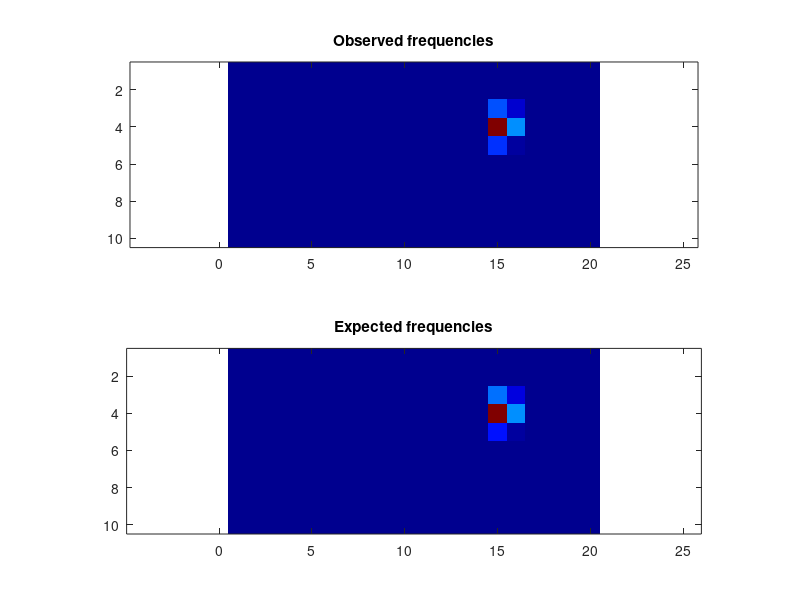

Source code (MATLAB):
frequencies = [ 0, 0, 0, 0, 0, 0, 0, 0, 0, 0, 0, 0, 0, 0, 0, 0, 0, 0, 0, 0; 0, 0, 0, 0, 0, 0, 0, 0, 0, 0, 0, 0, 0, 7, 311, 155, 0, 0, 0, 0; 0, 0, 0, 0, 0, 0, 0, 0, 0, 0, 0, 0, 0, 723, 112513, 40862, 16, 0, 0, 0; 0, 0, 0, 0, 0, 0, 0, 0, 0, 0, 0, 0, 0, 451, 582337, 151822, 2, 0, 0, 0; 0, 0, 0, 0, 0, 0, 0, 0, 0, 0, 0, 0, 0, 0, 95558, 14986, 0, 0, 0, 0; 0, 0, 0, 0, 0, 0, 0, 0, 0, 0, 0, 0, 0, 0, 253, 4, 0, 0, 0, 0; 0, 0, 0, 0, 0, 0, 0, 0, 0, 0, 0, 0, 0, 0, 0, 0, 0, 0, 0, 0; 0, 0, 0, 0, 0, 0, 0, 0, 0, 0, 0, 0, 0, 0, 0, 0, 0, 0, 0, 0; 0, 0, 0, 0, 0, 0, 0, 0, 0, 0, 0, 0, 0, 0, 0, 0, 0, 0, 0, 0; 0, 0, 0, 0, 0, 0, 0, 0, 0, 0, 0, 0, 0, 0, 0, 0, 0, 0, 0, 0 ];
expFrequencies = [ 7.67306e-012, 2.04786e-012, 1.00689e-012, 6.85734e-013, 5.85788e-013, 6.07987e-013, 7.72163e-013, 1.26399e-012, 3.09114e-012, 1.7589e-011, 7.18729e-010, 1.86085e-007, 3.21774e-005, 0.00113467, 0.0056542, 0.00384623, 0.000356254, 5.06607e-006, 2.02282e-008, 1.24905e-010; 3.92374e-016, 0, 0, 0, 0, 0, 0, 0, 0, 1.27308e-014, 1.08033e-010, 1.1279e-006, 0.0201871, 35.3888, 810.495, 399.492, 3.16673, 0.000475891, 2.90894e-008, 3.21016e-012; 0, 0, 0, 0, 0, 0, 0, 0, 0, 0, 1.53925e-016, 8.52026e-009, 0.0213352, 1783.65, 252694, 91725.5, 36.5696, 0.000104058, 1.18112e-011, 0; 0, 0, 0, 0, 0, 0, 0, 0, 0, 0, 0, 1.96522e-017, 1.58622e-005, 892.064, 1.08218e+006, 285942, 2.87183, 1.14352e-009, 0, 0; 0, 0, 0, 0, 0, 0, 0, 0, 0, 0, 0, 0, 2.17092e-016, 0.874772, 138036, 21756.9, 1.28182e-005, 0, 0, 0; 0, 0, 0, 0, 0, 0, 0, 0, 0, 0, 0, 0, 0, 3.23898e-011, 185.977, 6.68435, 0, 0, 0, 0; 0, 0, 0, 0, 0, 0, 0, 0, 0, 0, 0, 0, 0, 0, 0.000283946, 5.52457e-011, 0, 0, 0, 0; 0, 0, 0, 0, 0, 0, 0, 0, 0, 0, 0, 0, 0, 0, 0, 0, 0, 0, 0, 0; 0, 0, 0, 0, 0, 0, 0, 0, 0, 0, 0, 0, 0, 0, 0, 0, 0, 0, 0, 0; 0, 0, 0, 0, 0, 0, 0, 0, 0, 0, 0, 0, 0, 0, 0, 0, 0, 0, 0, 0 ];
colormap(jet);
clf; subplot(2,1,1);
imagesc(frequencies);
title('Observed frequencies');
axis equal;
subplot(2,1,2);
imagesc(expFrequencies);
axis equal;
title('Expected frequencies');
